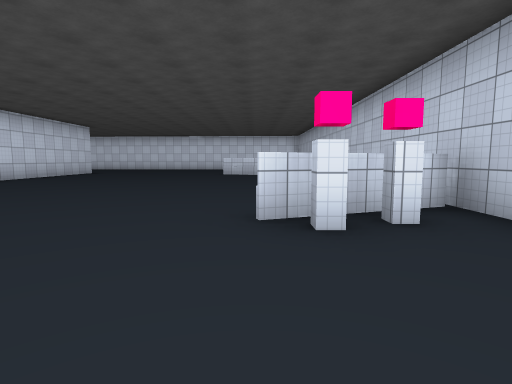
[1] (above)

21 first-person views from a walk through a scene from a Unity 3-D project. The camera is 1.2 m above the floor, tilts 6° down and sees 80° across. The floor is counted in squares, 2.06 m on a side. Each view is taken from the middle of a square. On the plan, view 1 faces up. The plan holds only what a view shows up to about 9 squares ahead; the rest is blank. The place goes on beyond the plan. The player is left out. Some surface patterns are stand-ins.

[2]
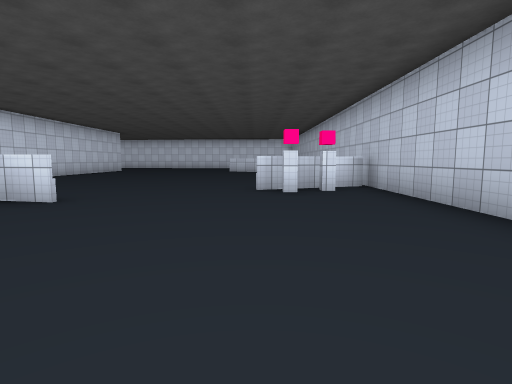

[3]
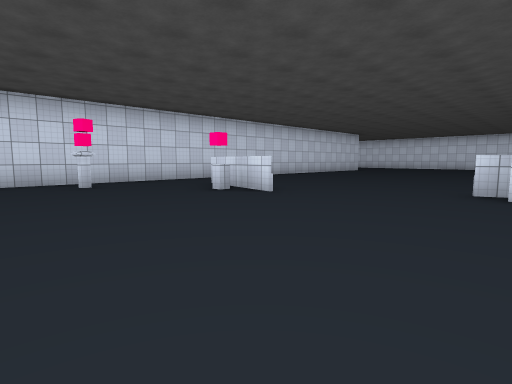

[4]
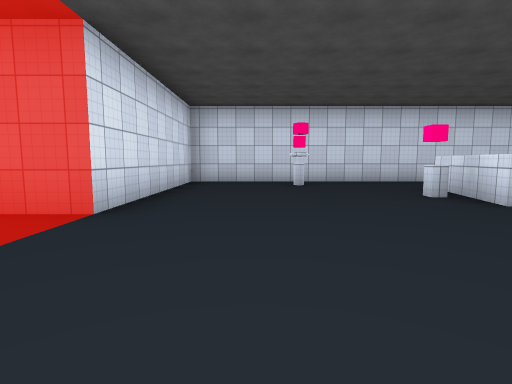

[5]
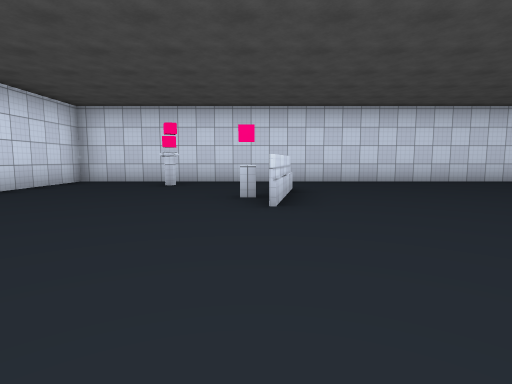

[6]
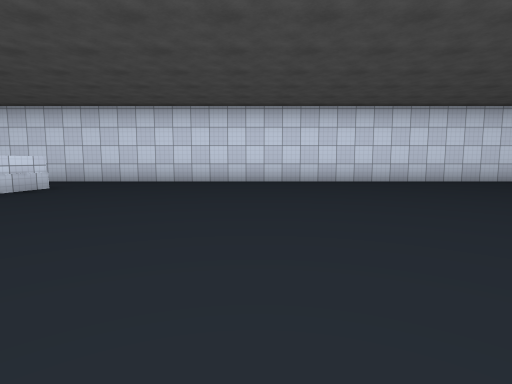

[7]
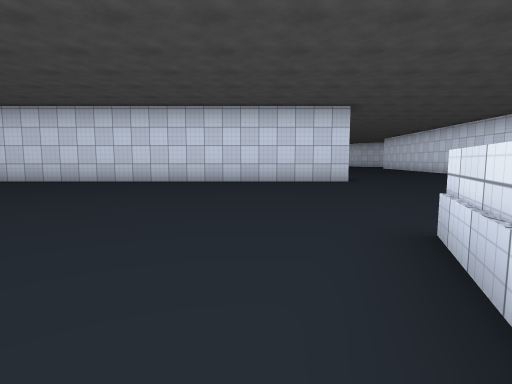

[8]
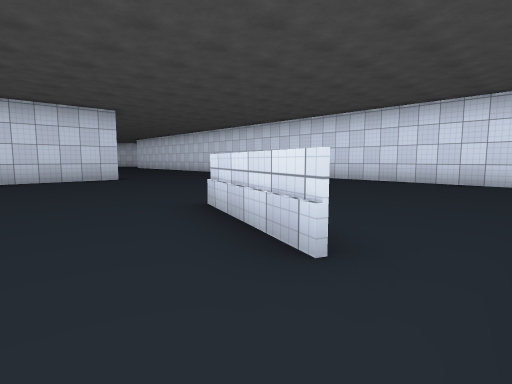

[9]
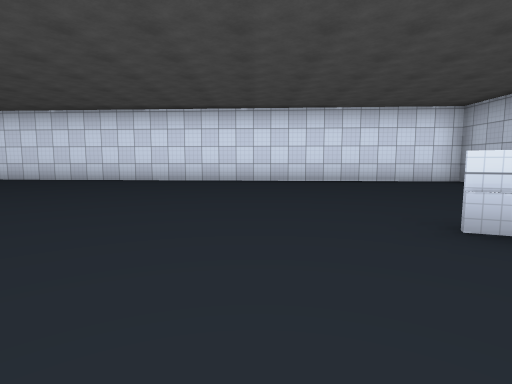

[10]
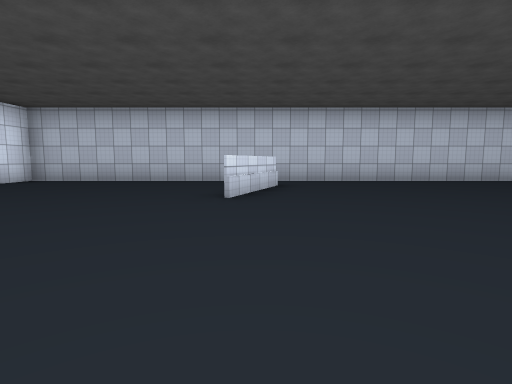

[11]
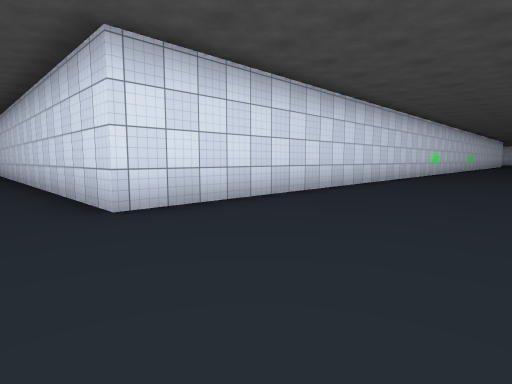

[12]
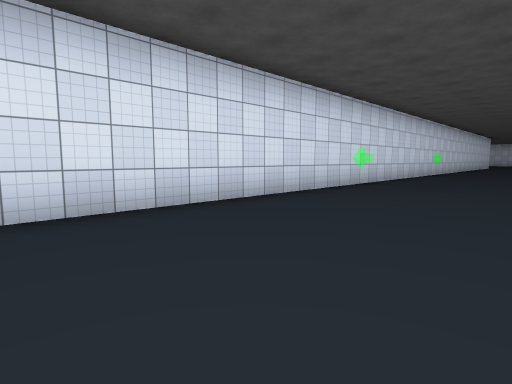

[13]
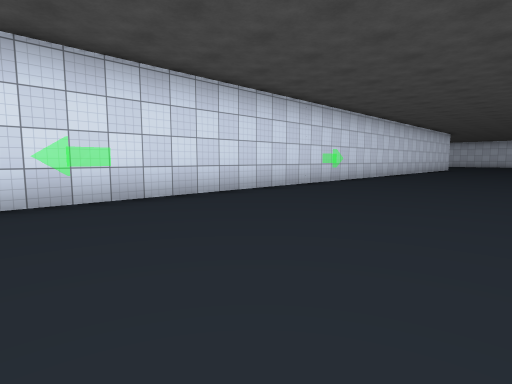

[14]
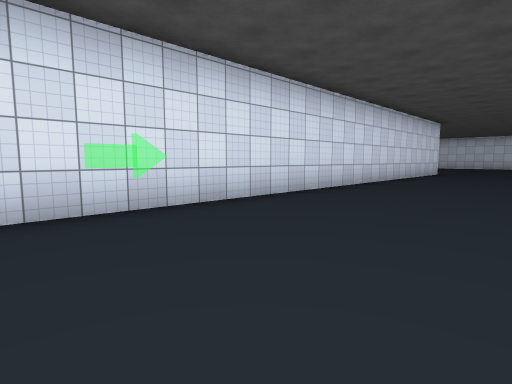

[15]
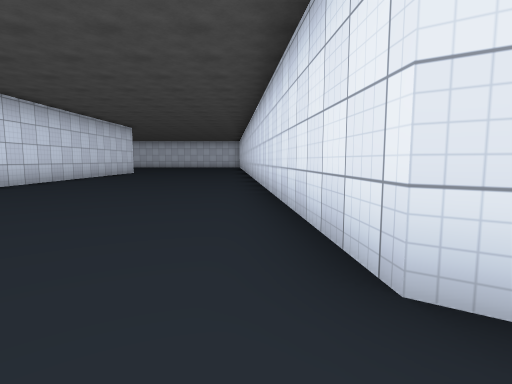

[16]
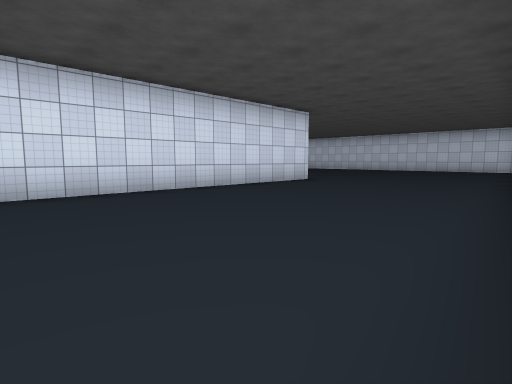

[17]
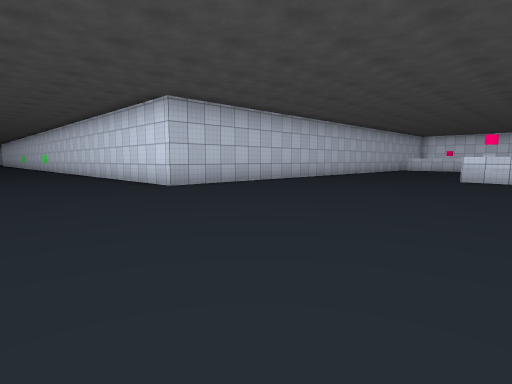

[18]
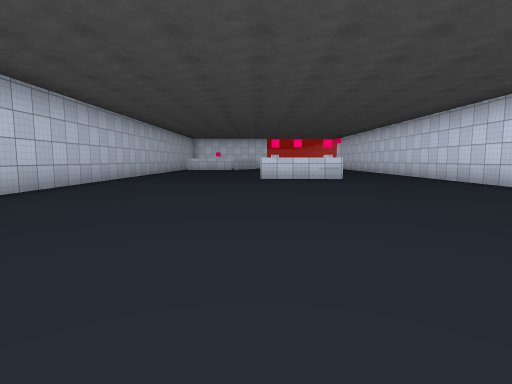

[19]
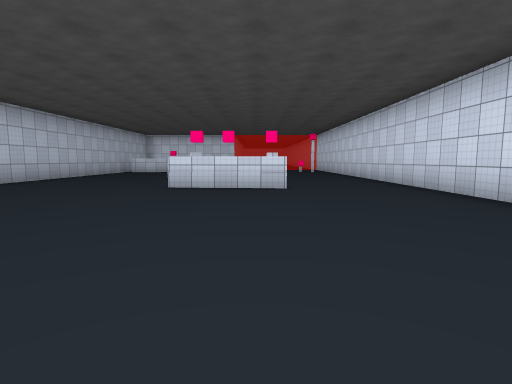

[20]
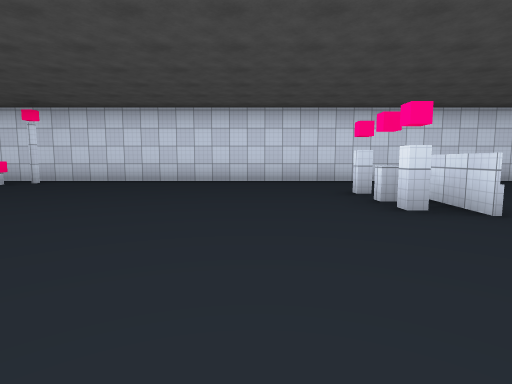

[21]
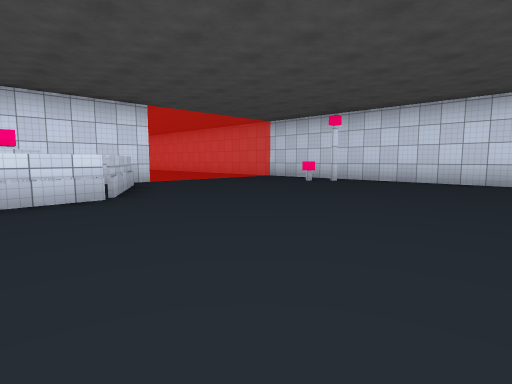

### Floor plan
Points are (right, up) in squares from view 1. A wall is a line through its corners. A room is listed if a view was taken in it or the views show most of it. See-through windows are left out.
Room 1 (views 1, 2, 3, 4, 5)
walls: (-2.8, 1.2) (-5.4, 1.7); (2.5, -0.1) (2.5, 3.9); (-7.2, 0.5) (-7.2, -3.7) (-2.2, -3.7); (2.5, 3.8) (0, 2.9)
ways out: opening at (-6.5, 1.5) to room 2; opening at (-1.7, 2) to room 2
Room 2 (views 6, 7, 8, 9, 10, 11, 12, 13, 14, 15, 16, 17, 18, 19, 20, 21)
walls: (-25, 20) (-25.2, 19.6) (-33.1, 19); (-37.8, 4.9) (-37.8, 13.5) (-7.2, 13.5) (-7.2, 0.5); (-44.7, 7.7) (-42.1, 7.5) (-43.6, 7.6); (-5.3, 1.7) (-2.8, 1.2); (-47.5, 12.1) (-47.5, -2.1); (-42, -3.1) (-40.6, -0.7) (-39.3, -0.7); (1, 11.5) (-1.4, 12.5); (-42.9, -3.7) (-40.9, -3.7); (2.5, 3.9) (2.5, 18.3) (-10.6, 19.1)
ways out: opening at (-6.5, 1.5) to room 1; opening at (-1.7, 2) to room 1; gap at (-47, -1)
objects: other object (-46, -1)

Where each view was taken, in squares from view 1:
view 1: 0 up, 0 right, facing up
view 2: 3 down, 0 right, facing up
view 3: 3 down, 1 right, facing up-left
view 4: 2 down, 1 right, facing left
view 5: 1 up, 1 right, facing left
view 6: 6 up, 1 right, facing left
view 7: 11 up, 1 right, facing left
view 8: 10 up, 2 right, facing up-left
view 9: 10 up, 3 left, facing up
view 10: 12 up, 6 left, facing right
view 11: 17 up, 6 left, facing down-left
view 12: 17 up, 12 left, facing down-left
view 13: 18 up, 18 left, facing down-left
view 14: 17 up, 24 left, facing down-left
view 15: 19 up, 24 left, facing left
view 16: 19 up, 30 left, facing down-left
view 17: 17 up, 44 left, facing down-right
view 18: 17 up, 42 left, facing down
view 19: 14 up, 44 left, facing down
view 20: 5 up, 39 left, facing left
view 21: 4 up, 39 left, facing down-left
